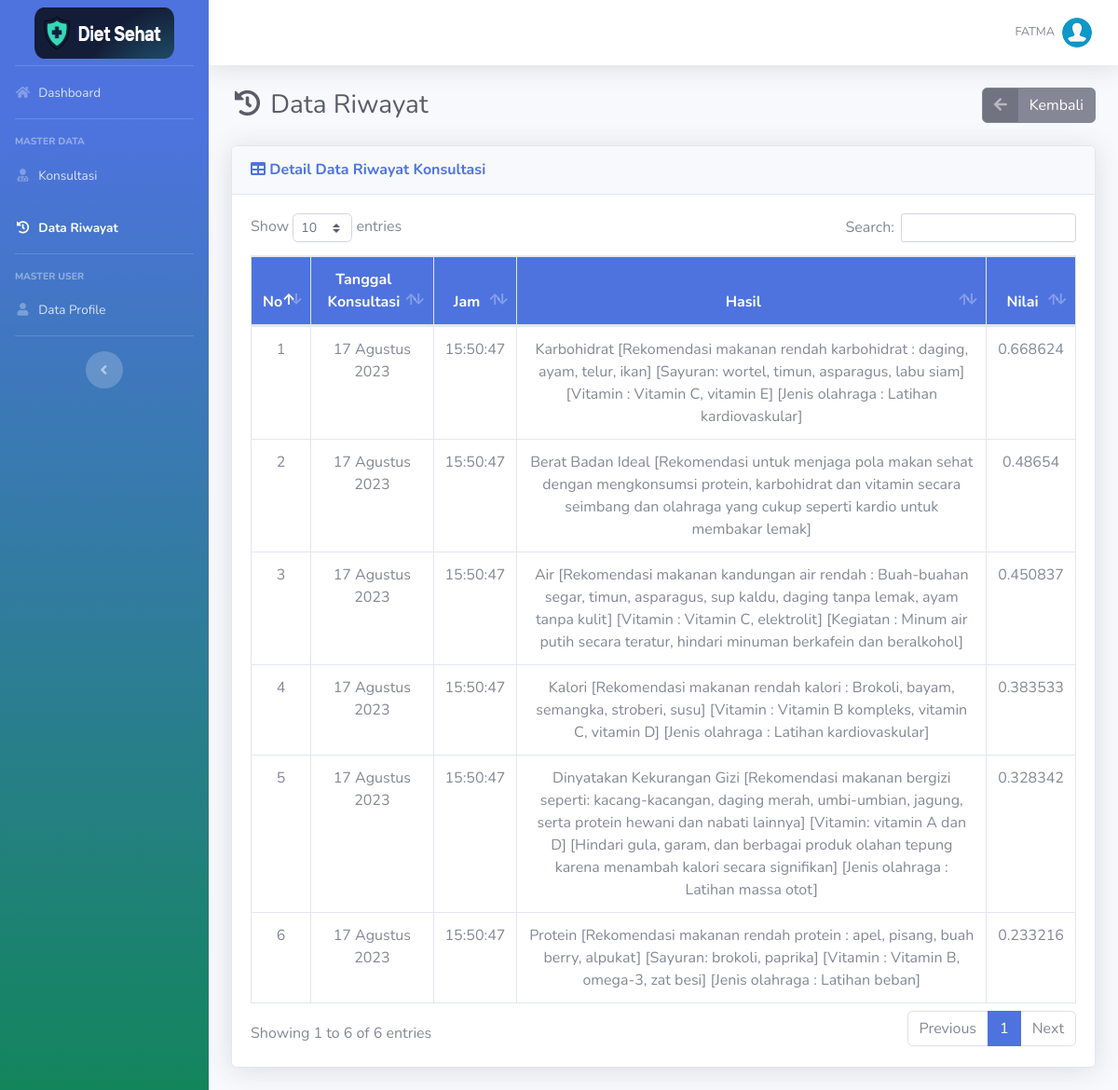
Screenshot of /riwayat-user-detail.php?id=2023-08-17 15:50:47 (signed in) with the database file from the repository.
### tables this page shows
CREATE TABLE `hasil` (
  `id_hasil` int(11) NOT NULL,
  `id_user` int(11) NOT NULL,
  `id_alternatif` char(11) NOT NULL,
  `waktu` datetime NOT NULL,
  `nilai` float NOT NULL
);

CREATE TABLE `alternatif` (
  `id_alternatif` char(11) NOT NULL,
  `nama` varchar(500) NOT NULL
);

### includes/functions.php (called while the page is built, shortened)
<?php
function get_role() {
	if(isset($_SESSION['user_id']) && isset($_SESSION['role'])) {
		if($_SESSION['role'] == '1') {
			return 'admin';
		} else {
			return 'user';
		}
	} else {
		return false;
	}
}
function tgl_indo($tanggal){
	$bulan = array (
		1 =>   'Januari',
		'Februari',
		'Maret',
		'April',
		'Mei',
		'Juni',
		'Juli',
		'Agustus',
		'September',
		'Oktober',
		'November',
		'Desember'
	);
	$pecahkan = explode('-', $tanggal);
	return $pecahkan[2] . ' ' . $bulan[ (int)$pecahkan[1] ] . ' ' . $pecahkan[0];
}
?>

### riwayat-user-detail.php (the view, shortened to what this page needs)
<?php
require_once('includes/init.php');
$user_role = get_role();
if($user_role == 'user') {
require_once('template/header.php');
$waktu = (isset($_GET['id'])) ? trim($_GET['id']) : '';
?>
<div class="d-sm-flex align-items-center justify-content-between mb-4">
    <h1 class="h3 mb-0 text-gray-800"><i class="fas fa-fw fa-history"></i> Data Riwayat</h1>
	<a href="riwayat-user.php" class="btn btn-secondary btn-icon-split"><span class="icon text-white-50"><i class="fas fa-arrow-left"></i></span>
		<span class="text">Kembali</span>
	</a>
</div>
<div class="card shadow mb-4">
    <div class="card-header py-3">
        <h6 class="m-0 font-weight-bold text-success"><i class="fa fa-table"></i> Detail Data Riwayat Konsultasi</h6>
    </div>
    <div class="card-body">
		<div class="table-responsive">
			<table class="table table-bordered" id="dataTable" width="100%" cellspacing="0">
				<thead class="bg-success text-white">
					<tr align="center">
						<th width="5%">No</th>
						<th>Tanggal Konsultasi</th>
						<th>Jam</th>
						<th>Hasil</th>
						<th>Nilai</th>
				</thead>
				<tbody>
					<?php
						$no=0;
						$id_user = $_SESSION["user_id"];
						$query = mysqli_query($koneksi,"SELECT id_hasil, id_alternatif, nilai, waktu, DATE_FORMAT(waktu, '%Y-%m-%d') as tanggal, DATE_FORMAT(waktu, '%H:%i:%s') as jam FROM hasil WHERE id_user='$id_user' AND waktu='$waktu';");
						while($data = mysqli_fetch_array($query)){
						$no++;
					?>
					<tr align="center">
						<td><?= $no; ?></td>
						<td><?= tgl_indo($data['tanggal']); ?></td>
						<td><?= $data['jam']; ?></td>
						<td>
						<?php
							$waktu = $data['waktu'];
							$id_alternatif = $data['id_alternatif'];
							$q1 = mysqli_query($koneksi,"SELECT * FROM hasil JOIN alternatif ON hasil.id_alternatif=alternatif.id_alternatif WHERE hasil.id_alternatif='$id_alternatif' AND hasil.waktu='$waktu';");
							$d1 = mysqli_fetch_array($q1);
							echo $d1['nama'];
						?>
						</td>
						<td><?= $data['nilai']; ?></td>
					</tr>
					<?php
						}
					?>
				</tbody>
			</table>
		</div>
	</div>
</div>
<?php
require_once('template/footer.php');
}
else {
	header('Location: login.php');
}
?>

### rows the page displays
hasil: tanggal "17 Agustus 2023", jam "15:50:47", id_alternatif.nama "Karbohidrat [Rekomendasi makanan rendah karbohidrat : daging, ayam, telur, ikan] [Sayuran: wortel, timun, asparagus, labu siam] [Vitamin : Vitamin C, vitamin E] [Jenis olahraga : Latihan kardiovaskular]", nilai "0.668624"
hasil: tanggal "17 Agustus 2023", jam "15:50:47", id_alternatif.nama "Berat Badan Ideal [Rekomendasi untuk menjaga pola makan sehat dengan mengkonsumsi protein, karbohidrat dan vitamin secara seimbang dan olahraga yang cukup seperti kardio untuk membakar lemak]", nilai "0.48654"
hasil: tanggal "17 Agustus 2023", jam "15:50:47", id_alternatif.nama "Air [Rekomendasi makanan kandungan air rendah : Buah-buahan segar, timun, asparagus, sup kaldu, daging tanpa lemak, ayam tanpa kulit] [Vitamin : Vitamin C, elektrolit] [Kegiatan : Minum air putih secara teratur, hindari minuman berkafein dan beralkohol]", nilai "0.450837"
hasil: tanggal "17 Agustus 2023", jam "15:50:47", id_alternatif.nama "Kalori [Rekomendasi makanan rendah kalori : Brokoli, bayam, semangka, stroberi, susu] [Vitamin : Vitamin B kompleks, vitamin C, vitamin D] [Jenis olahraga : Latihan kardiovaskular]", nilai "0.383533"
hasil: tanggal "17 Agustus 2023", jam "15:50:47", id_alternatif.nama "Dinyatakan Kekurangan Gizi [Rekomendasi makanan bergizi seperti: kacang-kacangan, daging merah, umbi-umbian, jagung, serta protein hewani dan nabati lainnya] [Vitamin: vitamin A dan D] [Hindari gula, garam, dan berbagai produk olahan tepung karena menambah kalori secara signifikan] [Jenis olahraga : Latihan massa otot]", nilai "0.328342"
hasil: tanggal "17 Agustus 2023", jam "15:50:47", id_alternatif.nama "Protein [Rekomendasi makanan rendah protein : apel, pisang, buah berry, alpukat] [Sayuran: brokoli, paprika] [Vitamin : Vitamin B, omega-3, zat besi] [Jenis olahraga : Latihan beban]", nilai "0.233216"

### other values shown
$_SESSION['nama'] "FATMA"
